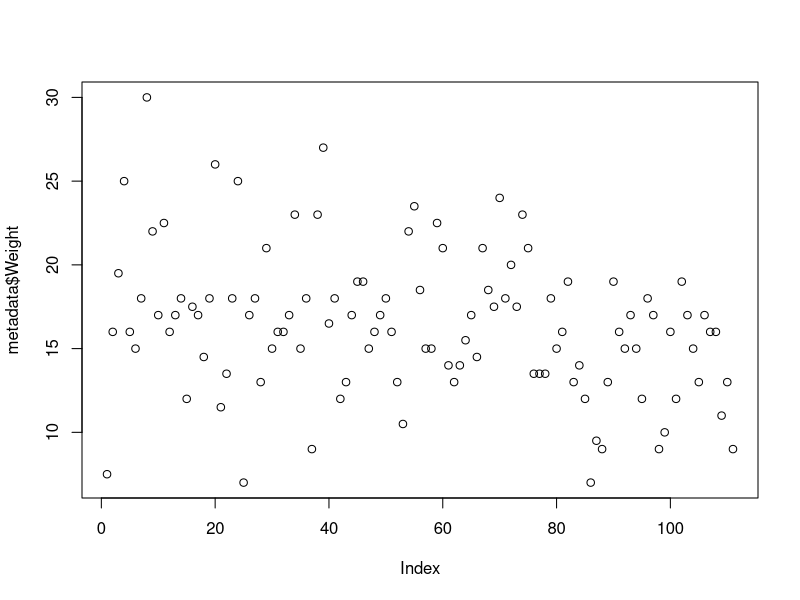
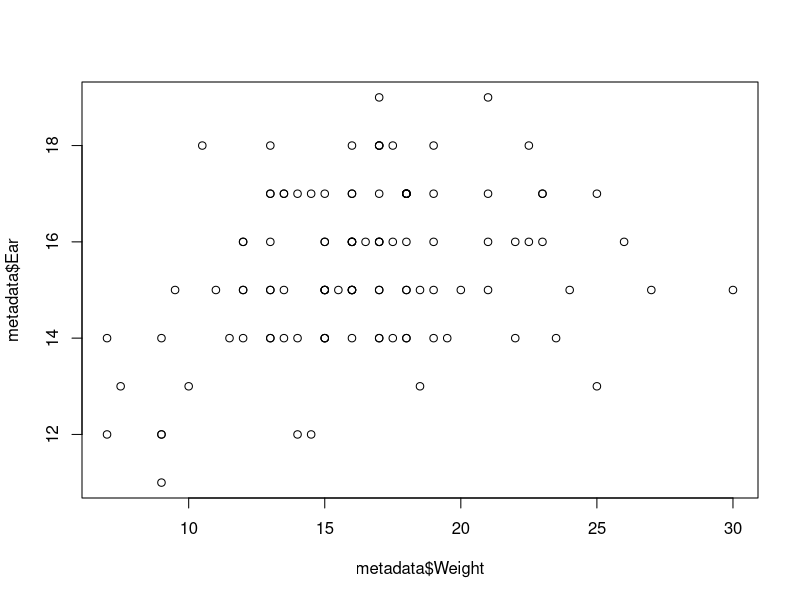
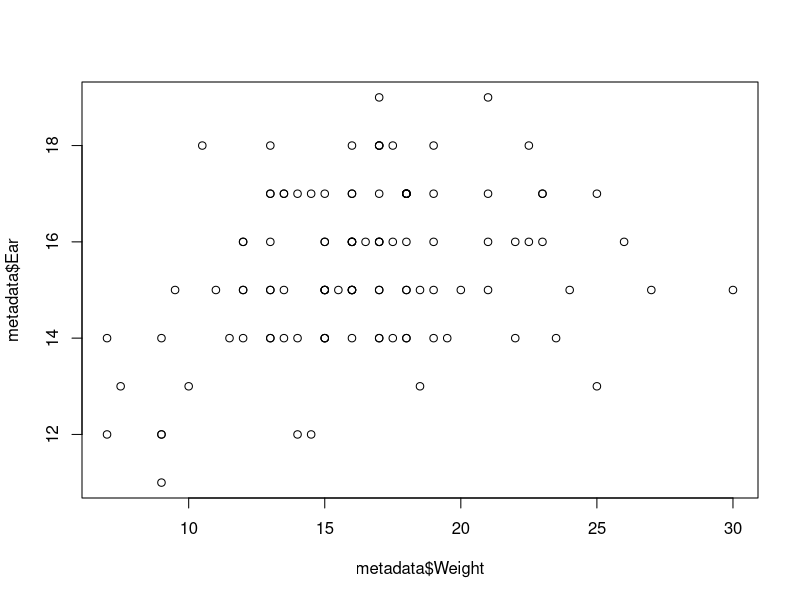
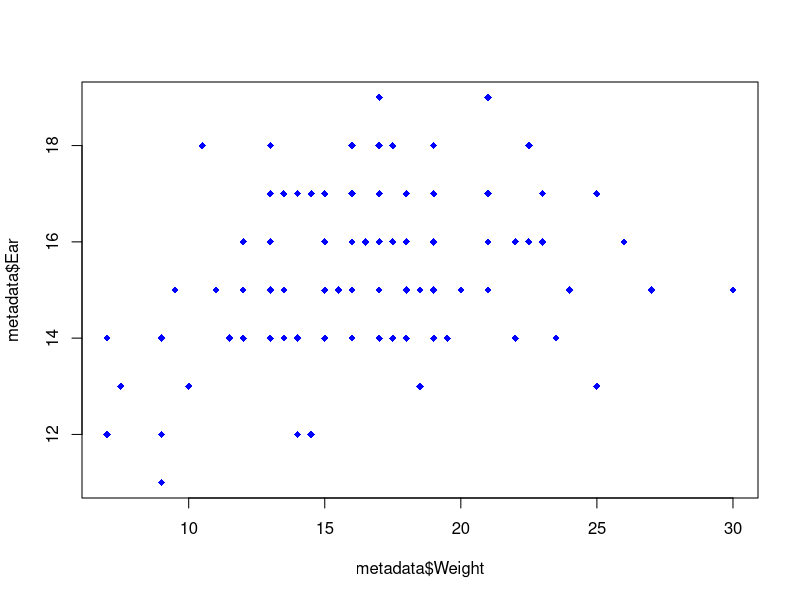
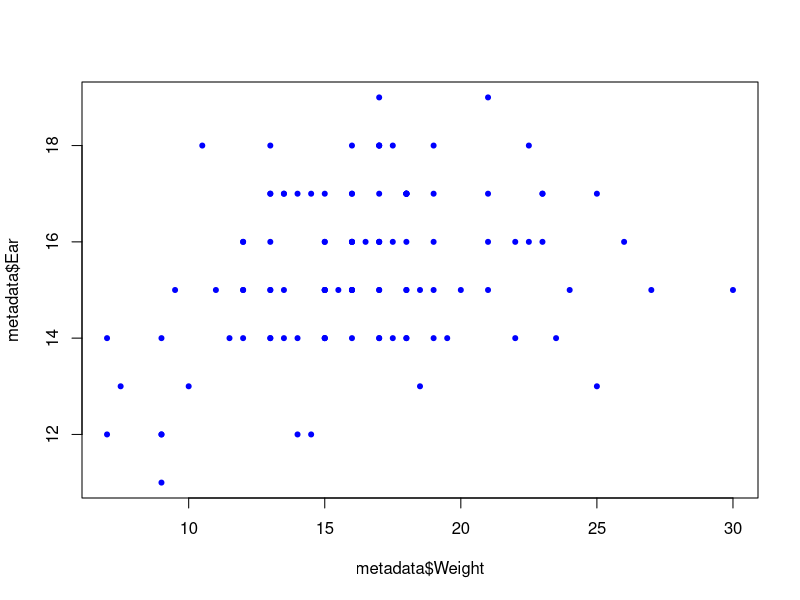
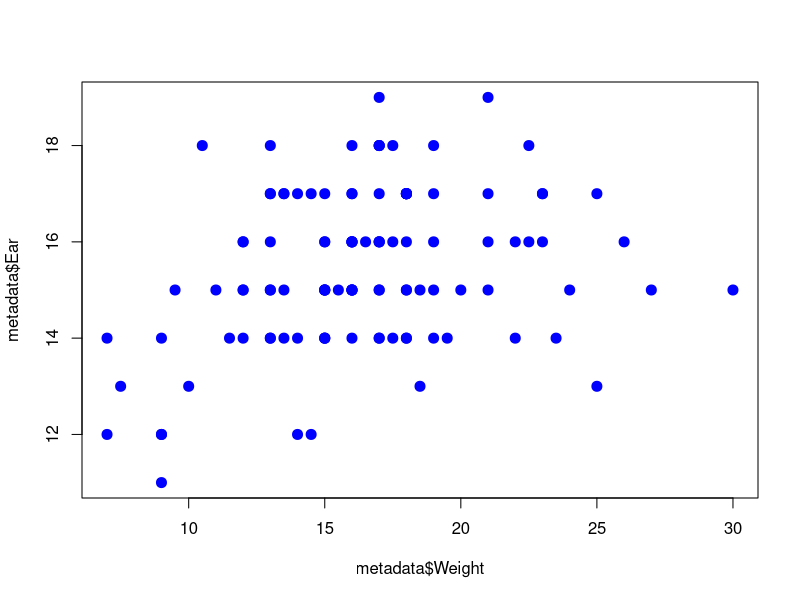
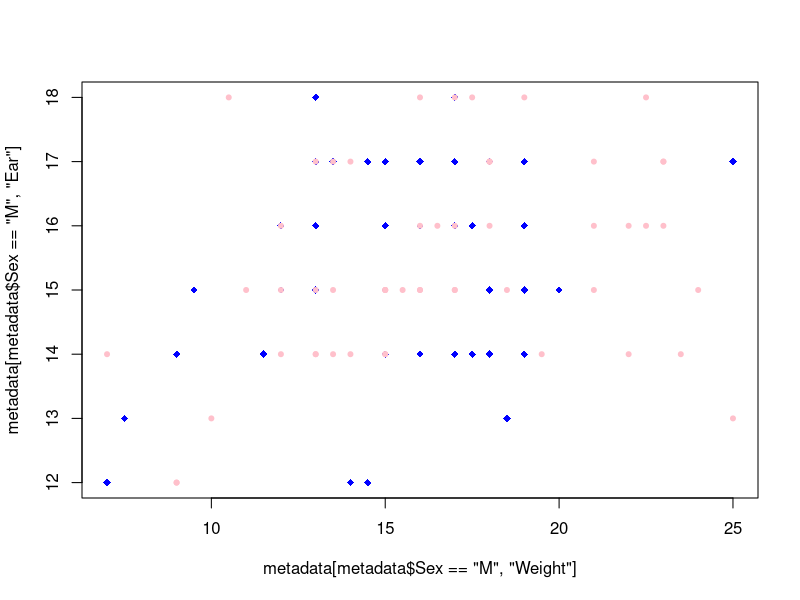
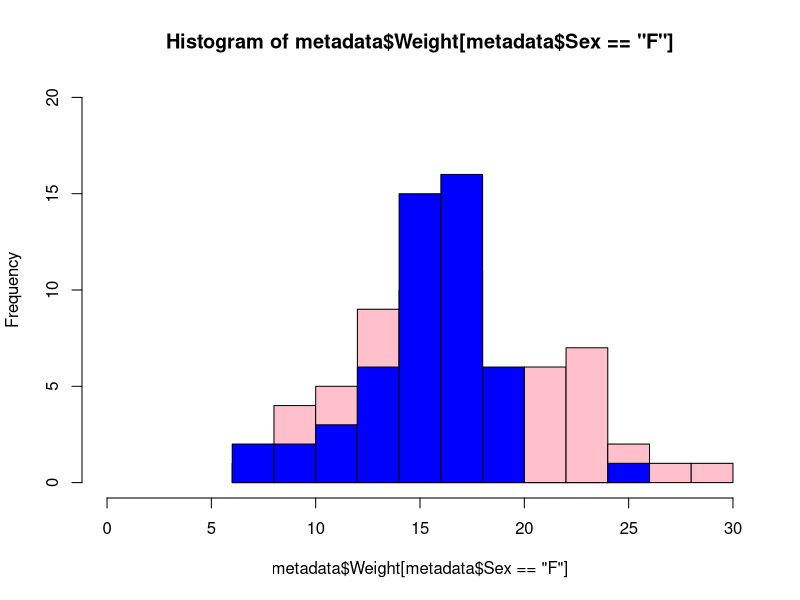

Source code (R) for these figures, in order: (Note: this script raises an error after producing the figures.)
## ---- chunk 1
library(knitr)
opts_chunk$set(hide = TRUE)
opts_chunk$set(eval = TRUE)
opts_chunk$set(tidy = TRUE)
## ---- chunk 2
metadata <- read.table(file="wild.metadata.txt", header=T)
rownames(metadata) <- metadata$Group
metadata <- metadata[,-1]
## ---- chunk 3
	plot(metadata$Weight)				# what is this using as an x-axis?
	plot(metadata$Weight, metadata$Ear)			# what is this using as an x-axis?			
	plot(metadata$Ear~metadata$Weight)			# what is this using as an x-axis?
## ---- chunk 4
	plot(metadata$Ear~metadata$Weight, col="blue", pch=18)
	plot(metadata$Ear~metadata$Weight, col="blue", pch=20)
	plot(metadata$Ear~metadata$Weight, col="blue", pch=20, cex=2)
## ---- chunk 5
	plot(metadata[metadata$Sex=="M","Ear"]~metadata[metadata$Sex=="M","Weight"], col="blue", pch=18)
	points(metadata[metadata$Sex=="F","Ear"]~metadata[metadata$Sex=="F","Weight"], col="pink", pch=20)
## ---- chunk 6
m.hist <- hist(metadata$Weight[metadata$Sex=="F"], breaks=10, ylim=c(0,20), xlim=c(0,30), col="pink")
f.hist <- hist(metadata$Weight[metadata$Sex=="M"], breaks=10, col="blue", add=T)

plot(m.hist$density~m.hist$mids, type="h", col="blue", ylim=c(0,0.2))
points(f.hist$density~f.hist$mids, type="h", col="red")

plot(m.hist$density~m.hist$mids, type="l", col="blue", ylim=c(0,0.2))
points(f.hist$density~f.hist$mids, type="l", col="red")
## ---- chunk 7
legend(x=20, y=0.18, legend=c("Female", "Male"), col=c("red", "blue"), lty=1, lwd=2)
## ---- chunk 8
location <- locator(1)
legend(location, legend=c("Female", "Male"), col=c("red", "blue"), lty=1, lwd=2)
location
## ---- chunk 9
abline(a=0.01, b=0.01)
abline(v=20, col="red", lwd=3)
abline(h=0.05, col="blue", lty=2, lwd=3)

segments(x0=10, x1=15, y0=0.20, y1=0.15)
segments(x0=c(10, 21), x1=c(15, 25), y0=c(0.20, 0.15), y1=c(0.15, 0.12))
## ---- chunk 10
r<-sample(1:10, 10, replace=T)
r
## ---- chunk 11
hist(r)
stripchart(r, method="jitter")
plot(r)
summary(r)
## ---- chunk 12
r<-sample(1:10, 1000, replace=T)
hist(r, xlim=c(0,10), breaks=seq(0,10, 1))
## ---- chunk 13
set.seed(1)
r<-sample(1:10, 1000, replace=T)
hist(r, xlim=c(0,10), breaks=seq(0,10, 1))
## ---- chunk 14
r<-sample(1:10, 1000, replace=T)
plot(r, ylim=c(0,10))
## ---- chunk 15
r<-runif(1000, min=1, max=10)
plot(r, ylim=c(0,10))
## ---- chunk 16
sample(c("H", "T"), 100, replace=T)		# probability of H | T = 0.50
rbinom(10, size=1, prob=0.5)			# what if the coin were cooked or you were a hall of fame hitter?
## ---- chunk 17
heads <- rbinom(10, size=1, prob=0.8)			#	what if the coin were cooked or you were a hall of fame hitter?
sum(heads)
## ---- chunk 18
hits <- rbinom(5, size=1, prob=0.3)			#	what if the coin were cooked or you were a hall of fame hitter?
sum(hits)
## ---- chunk 19
breedings <- 1000
npups <- 10
p.males <- 0.5
obs.males <- 2
## ---- chunk 20
r <- rbinom(breedings, npups, p.males)
r.hist <- hist(r, plot=FALSE, breaks=seq(-0.5, 10.5, 1))
par(mar=c(5,5,0.5, 0.5))
plot(r.hist$density~r.hist$mids, type="h", lwd=2, xlab="Number of male mice", ylab="Density", xlim=c(0,10))
arrows(x0=2, x1=2, y0=0.15, y1=0.08, lwd=2, col="red")
## ---- chunk 21
n.two <- sum(r == obs.males)
p.two.empirical <- n.two / breedings
p.two.empirical
## ---- chunk 22
p.two.R <- dbinom(2, 10, 0.5)
p.two.R

p.two.empirical - p.two.R
## ---- chunk 23
plot(r.hist$density~r.hist$mids, type="h", lwd=2, xlab="Number of male mice", ylab="Density", xlim=c(0,10))
points(x=0:10, dbinom(0:10, 10, 0.5), col="red", lwd=3, type="l", lty=1)
## ---- chunk 24
n.two.or.fewer <- sum(r <= obs.males)
p.two.or.fewer.empirical <- n.two.or.fewer / breedings
p.two.or.fewer.empirical

p.two.or.fewer.R <- pbinom(2, 10, 0.5)
p.two.or.fewer.R

p.two.or.fewer.empirical-p.two.or.fewer.R
## ---- chunk 25

inv.cdf <- qbinom(0.9, 10, 0.5)  

